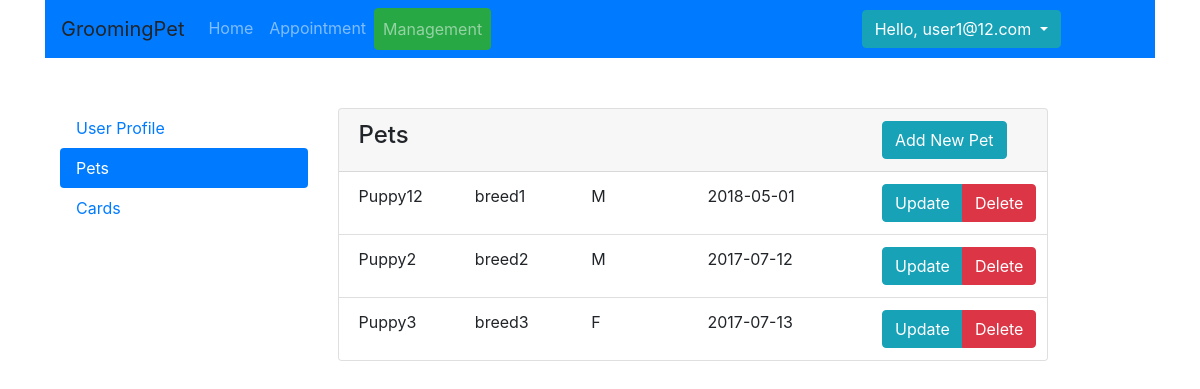
The page /pet (signed in) on the database as committed earlier.
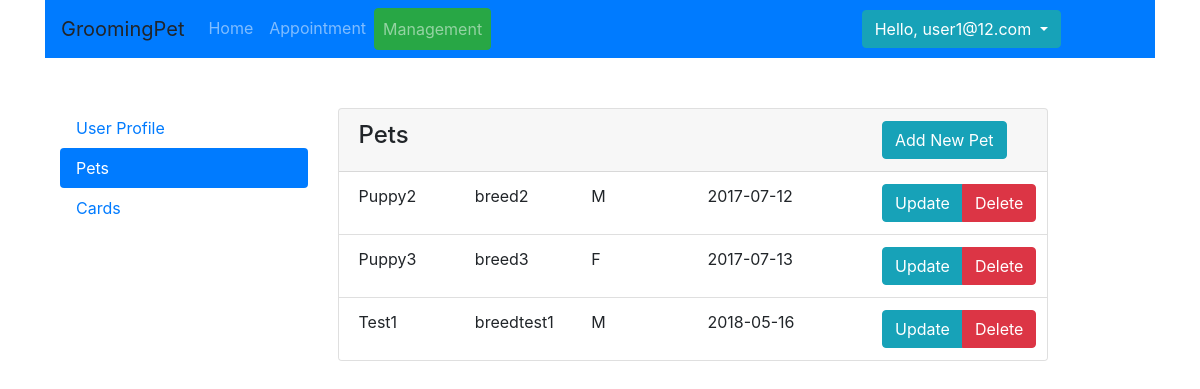
The same page on the database as committed later.
### app/models.py (models this page shows, shortened)
class User(db.Model):
    __tablename__ = 'user'
    id = db.Column(db.Integer, primary_key=True)
    first_name = db.Column(db.String(20))
    last_name = db.Column(db.String(20))
    email = db.Column(db.String(50))
    password = db.Column(db.String(50))
    dob = db.Column(db.DATE, default=datetime.now)
    gender = db.Column(db.CHAR(1))
    phone = db.Column(db.String(10))
    home_number = db.Column(db.String(10))
    work_number = db.Column(db.String(10))
    address_id = db.Column(db.Integer, db.ForeignKey('address.id'),
                           nullable=False)
    address = db.relationship('Address',
                              backref=db.backref('address', lazy=True))
    active = db.Column(db.BOOLEAN)
    admin = db.Column(db.BOOLEAN)
    register_date = db.Column(db.DATETIME, default=datetime.now)
    def is_admin(self):
        return self.admin

class Pet(db.Model):
    id = db.Column(db.Integer, primary_key=True)
    owner_id = db.Column(db.Integer, db.ForeignKey('user.id'),
                         nullable=False)
    owner = db.relationship('User',
                            backref=db.backref('pets', lazy=True), foreign_keys=[owner_id])
    name = db.Column(db.String(20))
    breed = db.Column(db.String(20))
    gender = db.Column(db.CHAR(1))
    dob = db.Column(db.DATE, default=datetime.now)

### app/subapps/home/routing.py (the view)
@homeRoute.route('/pet')
@login_required
def pet():
    session = Session()
    pet_list = session.query(Pet).filter(Pet.owner_id == current_user.id).all()
    form = PetForm()
    return render_template('home/pet.html', form=form, current_page="user",pet_list = pet_list,user_tab="pet")

### app/manage.py (called while the page is built)
@login_manager.user_loader
def load_user(user_id):
    from app.models import User
    from app.db_info import Session
    session = Session()
    user = session.query(User).options(subqueryload(User.address)).filter(User.id == user_id).first()
    session.close()
    return user

### run.py (called while the page is built)
@app.before_request
def before_request():
    pass

### app/subapps/home/templates/home/pet.html (shortened to what this page needs)
{% extends "home/management_base.html" %}
{% block main_content %}
    <div class="card ">
        <div class="card-header">
            <div class="row">
                <div class="col-md-9">
                    <h4> Pets </h4>
                </div>
                <div class="col-md-3">
                    <div class="btn-group" role="group">
                        <button type="button" class="btn btn-info" data-toggle="modal"
                                data-target="#pet_form"
                                data-action="Add">
                            Add New Pet
                        </button>
                    </div>
                </div>
            </div>
        </div>
        <ul class="list-group list-group-flush">
            {% if pet_list.__len__() > 0 %}
                {% for pet in pet_list %}
                    <li class="list-group-item">
                        <div class="row">
                            <div class="col-md-2">
                                {{ pet.name }}
                            </div>
                            <div class="col-md-2">
                                {{ pet.breed }}
                            </div>
                            <div class="col-md-2">
                                {{ pet.gender }}
                            </div>
                            <div class="col-md-3">
                                {{ pet.dob }}
                            </div>
                            <div class="col-md-3">
                                <div class="btn-group" role="group">
                                    <button type="button" class="btn btn-info" data-toggle="modal"
                                            data-target="#pet_form"
                                            data-id="{{ pet.id }}"
                                            data-name="{{ pet.name }}"
                                            data-breed="{{ pet.breed }}"
                                            data-gender="{{ pet.gender }}"
                                            data-dob="{{ pet.dob }}"
                                            data-action="Update">
                                        Update
                                    </button>
                                    <a class="btn btn-danger"
                                       href="{{ url_for("homeRoute.pet_delete",pet_id=pet.id) }}">Delete</a>
                                </div>
                            </div>
                        </div>
                    </li>
                {% endfor %}
            {% else %}
                <li class="list-group-item">No Pet under this accound.</li>
            {% endif %}
        </ul>
    </div>
{% endblock %}

### app/subapps/home/templates/home/management_base.html (shortened to what this page needs)
{% extends "base.html" %}
{% block content %}
    <div class="row" style="padding-top: 50px;">
        <div class="col-md-3">
            <ul class="nav flex-column nav-pills">
                <li class="nav-item">
                    <a class="nav-link {% if user_tab == "user" %} active {% endif %}" href="{{ url_for("homeRoute.user_update") }}">User Profile</a>
                </li>
                <li class="nav-item">
                    <a class="nav-link {% if user_tab == "pet" %} active {% endif %}" href="{{ url_for("homeRoute.pet") }}">Pets</a>
                </li>
                <li class="nav-item">
                    <a class="nav-link {% if user_tab == "card" %} active {% endif %}" href="#">Cards</a>
                </li>
            </ul>
        </div>
        <div class="col-md-8">
            {% block main_content %}{% endblock %}
        </div>
    </div>
{% endblock %}

### app/templates/base.html (shortened to what this page needs)
<head>
    <link rel="stylesheet" type=text/css href="{{ url_for('static', filename='bootstrap.min.css') }}">
    <link rel="stylesheet" type=text/css href="{{ url_for('static', filename='bootstrap-datepicker3.min.css') }}">
</head>
<body>
<div class="container">
    <nav class="navbar navbar-expand-lg  navbar navbar-dark bg-primary">
        <a class="navbar-brand">GroomingPet</a>
        <div class="collapse navbar-collapse" id="navbarTogglerDemo02">
            <ul class="navbar-nav mr-auto mt-2 mt-lg-0">
                <li class="nav-item ">
                    <a class="nav-link {% if current_page == 'home' %}btn btn-success{% endif %}"
                       href="{{ url_for('homeRoute.index') }} ">Home <span class="sr-only">(current)</span></a>
                </li>
                <li class="nav-item">
                    <a class="nav-link {% if current_page == 'appointment' %}btn btn-success{% endif %}"
                       href="{{ url_for('homeRoute.appointment') }}">Appointment</a>
                </li>
                <li class="nav-item">
                    <a class="nav-link {% if current_page == 'user' %}btn btn-success{% endif %}"
                       href="{{ url_for('homeRoute.user_update') }}">Management</a>
                </li>
            </ul>
            {% if current_user.is_authenticated %}
                <div class="dropdown">
                    <button class="btn btn-info dropdown-toggle" type="button" id="dropdownMenuButton"
                            data-toggle="dropdown" aria-haspopup="true" aria-expanded="false">
                        Hello, {{ current_user.email }}
                    </button>
                </div>
            {% else %}
                <div class="btn-group" role="group" aria-label="Basic example">
                    <a class="btn btn-info" href="{{ url_for('homeRoute.login') }}?next={{ request.path }}"
                       role="button">Login</a>
                    <a class="btn btn-info" href="{{ url_for("homeRoute.register") }}" role="button">Sign Up</a>
                </div>
            {% endif %}
            <div class="col-md-1"></div>
        </div>
    </nav>
    <div class="container">
        {% block content %}<h1>Base Template with css and js</h1>{% endblock %}
    </div>
</div>
</body>

### app/subapps/home/templates/home/_pet_modal.html (shortened to what this page needs)
{% import "forms/_fields_macro.html" as form_macro %}

Rows that differ between the two databases and show on the page:
removed Pet: name "Puppy12", breed "breed1", gender "M", dob "2018-05-01"
added Pet: name "Test1", breed "breedtest1", gender "M", dob "2018-05-16"
